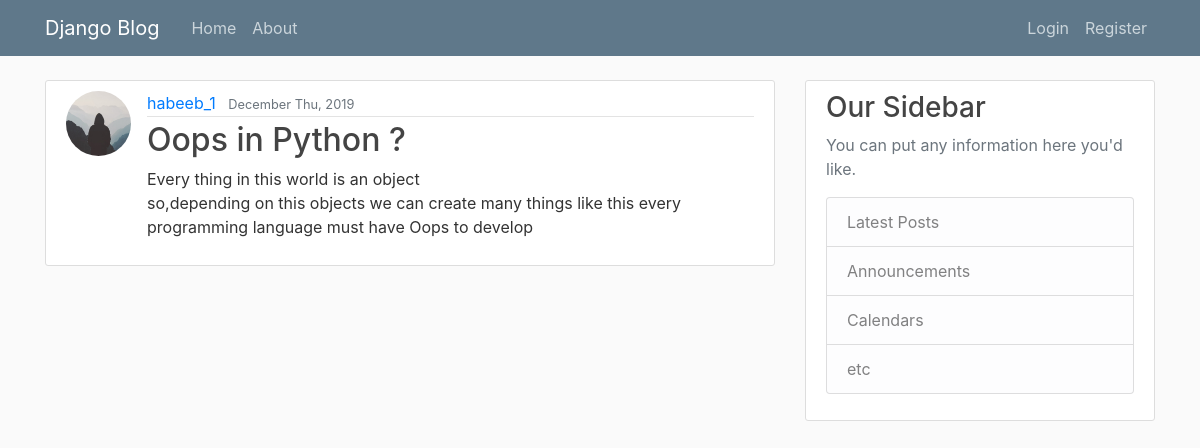
The app's page /post/18/ with its own data.
### app1/models.py (models this page shows, shortened)
class post(models.Model):
    title = models.CharField(max_length=100)
    content = models.TextField()
    date_posted = models.DateTimeField(default = timezone.now)
    author = models.ForeignKey(User,on_delete = models.CASCADE)

### users/models.py (models this page shows, shortened)
class profile(models.Model):
    user = models.OneToOneField(User,on_delete = models.CASCADE)
    image = models.ImageField(default='default.jpg',upload_to='profile_pics')

### app1/views.py (the view)
# urls.py: path('post/<int:pk>/',PostDetailView.as_view(),name = 'post-detail'),#for specific post details
class PostDetailView(DetailView):
    model = post

### app1/templates/app1/post_detail.html (shortened to what this page needs)
{% extends 'app1/base.html' %}
{% block content %}
    <article class="media content-section">
        <img class = 'rounded-circle article-img' src = {{object.author.profile.image.url}}>
            <div class="media-body">
                <div class="article-metadata">
                    <a class="mr-2" href="{% url 'user-posts' object.author.username %}">{{ object.author }}</a>
                    <small class="text-muted">{{ object.date_posted|date:'F D, Y' }}</small>
                </div>
                <h2 class="article-title">{{ object.title }}</h2>
                <p class="article-content">{{ object.content }}</p>
            </div>
    </article>
{% endblock content %}

### app1/static/app1/main.css (style rules this page uses)
body { background: #fafafa; color: #333333; margin-top: 5rem; }
h1, h2, h3, h4, h5, h6 { color: #444444; }
.content-section { background: #ffffff; padding: 10px 20px; border: 1px solid #dddddd; border-radius: 3px; margin-bottom: 20px; }
.article-title { color: #444444; }
.article-content { white-space: pre-line; }
.article-img { height: 65px; width: 65px; margin-right: 16px; }
.article-metadata { padding-bottom: 1px; margin-bottom: 4px; border-bottom: 1px solid #e3e3e3 }

### records on screen
post: author.profile.image (placeholder picture), author "habeeb_1", date_posted "December Thu, 2019", title "Oops in Python ?", content "Every thing in this world is an object so,depending on this objects we can create many things like this every programming language must have Oops to develop"
